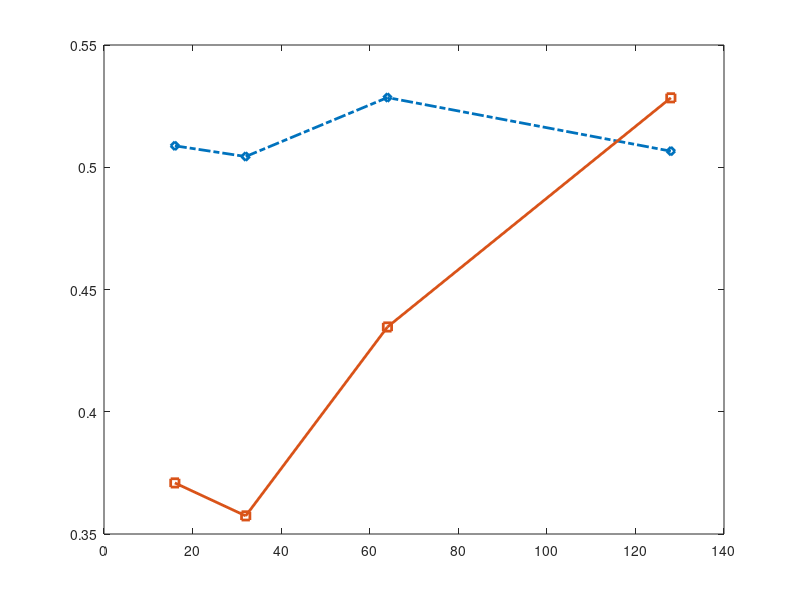

This chart was generated by the following MATLAB code: (Note: this script raises an error after producing the figure.)
clear; close all; clc
textSize = 16;
linewid = 1;


% -----------------------------------
% Attack: Stalking

epiImpBMRdp = [1-0.49122807 1-0.495614035 1-0.471491228 1-0.493421053];
epiImpKMRdp = [1 1 1 1];
epiImpBMRed = [1-0.629107981 1-0.642585551 1-0.565326633 1-0.471600688];
epiImpKMRed = [1-0.298245614 1-0.214285714 1-0.071428571 1];
kle = [16, 32, 64, 128];

figure(31)
plot(kle, epiImpBMRdp, 'd-.', 'LineWidth',2)
hold on
plot(kle, epiImpBMRed, 's-', 'LineWidth',2)
hold on
ax = gca;
ax.YAxis.FontSize = 13;
ax.XAxis.FontSize = 13;
ax.YAxis.FontWeight = 'bold';
ax.XAxis.FontWeight = 'bold';
ylim([0 0.6])
legend('BM-SKG', 'SA-SKG', 'FontSize', textSize, 'FontWeight','bold', 'Location','southeast')
xlabel('# of Episodes', 'FontSize', 15, 'FontWeight','bold')
ylabel('BMR', 'FontSize',15, 'FontWeight','bold')
grid on

% for i=1:length(epiImpBMRdp)
%     text(kle(i),epiImpBMRdp(i),num2str(epiImpBMRdp(i), '%.2g'), 'FontWeight','bold', 'HorizontalAlignment', 'center', 'VerticalAlignment', 'bottom')
%     text(kle(i),epiImpBMRed(i),num2str(epiImpBMRed(i), '%.2g'), 'FontWeight','bold', 'HorizontalAlignment', 'center', 'VerticalAlignment', 'bottom')
% end
print('attackBMR','-depsc')

figure(32)
plot(kle, epiImpKMRdp, 'd-.', 'LineWidth',2)
hold on
plot(kle, epiImpKMRed, 's-', 'LineWidth',2)
hold on
ax = gca;
ax.YAxis.FontSize = 13;
ax.XAxis.FontSize = 13;
ax.YAxis.FontWeight = 'bold';
ax.XAxis.FontWeight = 'bold';
ylim([0.6 1.05])
legend('BM-SKG', 'SA-SKG', 'FontSize', textSize, 'FontWeight','bold', 'Location','southeast')
xlabel('# of Episodes', 'FontSize', 15, 'FontWeight','bold')
ylabel('KMR', 'FontSize',15, 'FontWeight','bold')
grid on

% for i=1:length(epiImpKMRdp)
%     text(kle(i),epiImpKMRdp(i),num2str(epiImpKMRdp(i), '%.2g'), 'FontWeight','bold', 'HorizontalAlignment', 'center', 'VerticalAlignment', 'bottom')
%     text(kle(i),epiImpKMRed(i),num2str(epiImpKMRed(i), '%.2g'), 'FontWeight','bold', 'HorizontalAlignment', 'center', 'VerticalAlignment', 'bottom')
% end
print('attackKMR','-depsc')